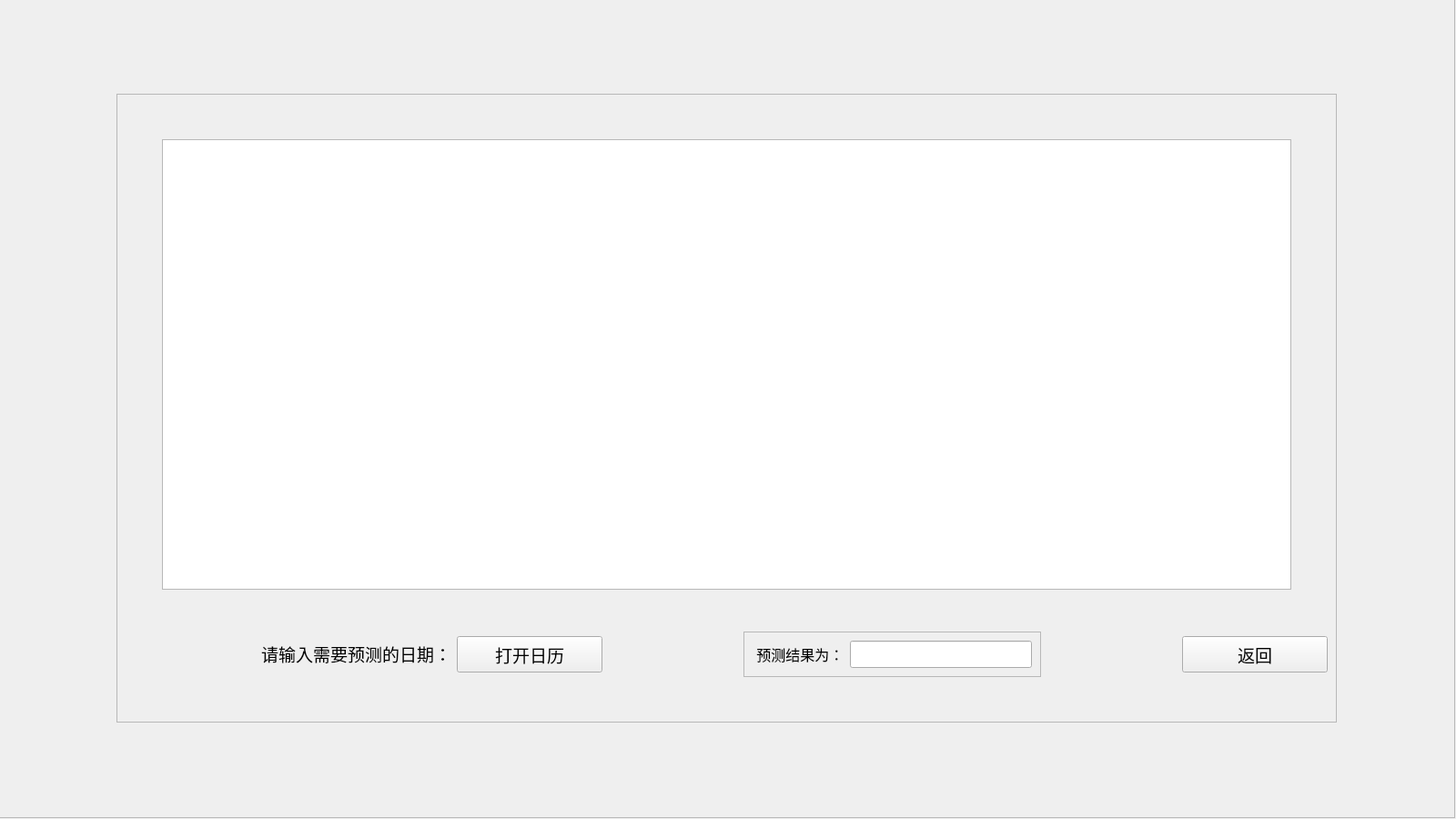
<?xml version="1.0" encoding="UTF-8"?>
<ui version="4.0">
 <class>Forecast</class>
 <widget class="QWidget" name="Forecast">
  <property name="geometry">
   <rect>
    <x>0</x>
    <y>0</y>
    <width>1600</width>
    <height>900</height>
   </rect>
  </property>
  <property name="sizePolicy">
   <sizepolicy hsizetype="Fixed" vsizetype="Fixed">
    <horstretch>0</horstretch>
    <verstretch>0</verstretch>
   </sizepolicy>
  </property>
  <property name="windowTitle">
   <string>Form</string>
  </property>
  <widget class="QFrame" name="frame_background">
   <property name="geometry">
    <rect>
     <x>-1</x>
     <y>-1</y>
     <width>1600</width>
     <height>900</height>
    </rect>
   </property>
   <property name="sizePolicy">
    <sizepolicy hsizetype="Fixed" vsizetype="Fixed">
     <horstretch>0</horstretch>
     <verstretch>0</verstretch>
    </sizepolicy>
   </property>
   <property name="minimumSize">
    <size>
     <width>1600</width>
     <height>900</height>
    </size>
   </property>
   <property name="maximumSize">
    <size>
     <width>1600</width>
     <height>900</height>
    </size>
   </property>
   <property name="frameShape">
    <enum>QFrame::StyledPanel</enum>
   </property>
   <property name="frameShadow">
    <enum>QFrame::Raised</enum>
   </property>
   <layout class="QGridLayout" name="gridLayout_3">
    <item row="0" column="0">
     <layout class="QVBoxLayout" name="verticalLayout_2">
      <item>
       <spacer name="verticalSpacer_5">
        <property name="orientation">
         <enum>Qt::Vertical</enum>
        </property>
        <property name="sizeType">
         <enum>QSizePolicy::Minimum</enum>
        </property>
        <property name="sizeHint" stdset="0">
         <size>
          <width>20</width>
          <height>40</height>
         </size>
        </property>
       </spacer>
      </item>
      <item>
       <layout class="QHBoxLayout" name="horizontalLayout_5">
        <item>
         <spacer name="horizontalSpacer_6">
          <property name="orientation">
           <enum>Qt::Horizontal</enum>
          </property>
          <property name="sizeType">
           <enum>QSizePolicy::Minimum</enum>
          </property>
          <property name="sizeHint" stdset="0">
           <size>
            <width>40</width>
            <height>20</height>
           </size>
          </property>
         </spacer>
        </item>
        <item>
         <widget class="QFrame" name="frame_login">
          <property name="sizePolicy">
           <sizepolicy hsizetype="Fixed" vsizetype="Fixed">
            <horstretch>0</horstretch>
            <verstretch>0</verstretch>
           </sizepolicy>
          </property>
          <property name="minimumSize">
           <size>
            <width>1341</width>
            <height>691</height>
           </size>
          </property>
          <property name="maximumSize">
           <size>
            <width>1341</width>
            <height>691</height>
           </size>
          </property>
          <property name="frameShape">
           <enum>QFrame::StyledPanel</enum>
          </property>
          <property name="frameShadow">
           <enum>QFrame::Raised</enum>
          </property>
          <layout class="QGridLayout" name="gridLayout_2">
           <item row="0" column="0">
            <layout class="QVBoxLayout" name="verticalLayout">
             <item>
              <spacer name="verticalSpacer">
               <property name="orientation">
                <enum>Qt::Vertical</enum>
               </property>
               <property name="sizeType">
                <enum>QSizePolicy::Minimum</enum>
               </property>
               <property name="sizeHint" stdset="0">
                <size>
                 <width>20</width>
                 <height>40</height>
                </size>
               </property>
              </spacer>
             </item>
             <item>
              <layout class="QHBoxLayout" name="horizontalLayout_3">
               <item>
                <spacer name="horizontalSpacer">
                 <property name="orientation">
                  <enum>Qt::Horizontal</enum>
                 </property>
                 <property name="sizeType">
                  <enum>QSizePolicy::Minimum</enum>
                 </property>
                 <property name="sizeHint" stdset="0">
                  <size>
                   <width>40</width>
                   <height>20</height>
                  </size>
                 </property>
                </spacer>
               </item>
               <item>
                <widget class="QChartView" name="forecast_chart"/>
               </item>
               <item>
                <spacer name="horizontalSpacer_2">
                 <property name="orientation">
                  <enum>Qt::Horizontal</enum>
                 </property>
                 <property name="sizeType">
                  <enum>QSizePolicy::Minimum</enum>
                 </property>
                 <property name="sizeHint" stdset="0">
                  <size>
                   <width>40</width>
                   <height>20</height>
                  </size>
                 </property>
                </spacer>
               </item>
              </layout>
             </item>
             <item>
              <spacer name="verticalSpacer_2">
               <property name="orientation">
                <enum>Qt::Vertical</enum>
               </property>
               <property name="sizeType">
                <enum>QSizePolicy::Minimum</enum>
               </property>
               <property name="sizeHint" stdset="0">
                <size>
                 <width>20</width>
                 <height>40</height>
                </size>
               </property>
              </spacer>
             </item>
             <item>
              <layout class="QHBoxLayout" name="horizontalLayout_4">
               <item>
                <spacer name="horizontalSpacer_4">
                 <property name="orientation">
                  <enum>Qt::Horizontal</enum>
                 </property>
                 <property name="sizeHint" stdset="0">
                  <size>
                   <width>40</width>
                   <height>20</height>
                  </size>
                 </property>
                </spacer>
               </item>
               <item>
                <layout class="QHBoxLayout" name="horizontalLayout">
                 <item>
                  <widget class="QLabel" name="label">
                   <property name="text">
                    <string>&lt;html&gt;&lt;head/&gt;&lt;body&gt;&lt;p align=&quot;center&quot;&gt;&lt;span style=&quot; font-size:14pt;&quot;&gt;请输入需要预测的日期：&lt;/span&gt;&lt;/p&gt;&lt;/body&gt;&lt;/html&gt;</string>
                   </property>
                  </widget>
                 </item>
                 <item>
                  <widget class="QPushButton" name="forecastButton">
                   <property name="sizePolicy">
                    <sizepolicy hsizetype="Fixed" vsizetype="Fixed">
                     <horstretch>0</horstretch>
                     <verstretch>0</verstretch>
                    </sizepolicy>
                   </property>
                   <property name="minimumSize">
                    <size>
                     <width>160</width>
                     <height>40</height>
                    </size>
                   </property>
                   <property name="font">
                    <font>
                     <pointsize>14</pointsize>
                    </font>
                   </property>
                   <property name="text">
                    <string>打开日历</string>
                   </property>
                  </widget>
                 </item>
                </layout>
               </item>
               <item>
                <spacer name="horizontalSpacer_3">
                 <property name="orientation">
                  <enum>Qt::Horizontal</enum>
                 </property>
                 <property name="sizeHint" stdset="0">
                  <size>
                   <width>40</width>
                   <height>20</height>
                  </size>
                 </property>
                </spacer>
               </item>
               <item>
                <widget class="QFrame" name="frame_user_name">
                 <property name="frameShape">
                  <enum>QFrame::StyledPanel</enum>
                 </property>
                 <property name="frameShadow">
                  <enum>QFrame::Raised</enum>
                 </property>
                 <layout class="QGridLayout" name="gridLayout">
                  <item row="0" column="0">
                   <layout class="QHBoxLayout" name="horizontalLayout_2">
                    <item>
                     <widget class="QLabel" name="label_2">
                      <property name="font">
                       <font>
                        <pointsize>12</pointsize>
                       </font>
                      </property>
                      <property name="text">
                       <string> 预测结果为：</string>
                      </property>
                     </widget>
                    </item>
                    <item>
                     <widget class="QLineEdit" name="resultlineEdit">
                      <property name="minimumSize">
                       <size>
                        <width>200</width>
                        <height>30</height>
                       </size>
                      </property>
                      <property name="font">
                       <font>
                        <pointsize>14</pointsize>
                       </font>
                      </property>
                     </widget>
                    </item>
                   </layout>
                  </item>
                 </layout>
                </widget>
               </item>
               <item>
                <spacer name="horizontalSpacer_5">
                 <property name="orientation">
                  <enum>Qt::Horizontal</enum>
                 </property>
                 <property name="sizeHint" stdset="0">
                  <size>
                   <width>40</width>
                   <height>20</height>
                  </size>
                 </property>
                </spacer>
               </item>
               <item>
                <widget class="QPushButton" name="pushButton">
                 <property name="minimumSize">
                  <size>
                   <width>160</width>
                   <height>40</height>
                  </size>
                 </property>
                 <property name="maximumSize">
                  <size>
                   <width>160</width>
                   <height>40</height>
                  </size>
                 </property>
                 <property name="font">
                  <font>
                   <pointsize>14</pointsize>
                  </font>
                 </property>
                 <property name="text">
                  <string>返回</string>
                 </property>
                </widget>
               </item>
              </layout>
             </item>
             <item>
              <spacer name="verticalSpacer_3">
               <property name="orientation">
                <enum>Qt::Vertical</enum>
               </property>
               <property name="sizeType">
                <enum>QSizePolicy::Minimum</enum>
               </property>
               <property name="sizeHint" stdset="0">
                <size>
                 <width>20</width>
                 <height>40</height>
                </size>
               </property>
              </spacer>
             </item>
            </layout>
           </item>
          </layout>
         </widget>
        </item>
        <item>
         <spacer name="horizontalSpacer_7">
          <property name="orientation">
           <enum>Qt::Horizontal</enum>
          </property>
          <property name="sizeType">
           <enum>QSizePolicy::Minimum</enum>
          </property>
          <property name="sizeHint" stdset="0">
           <size>
            <width>40</width>
            <height>20</height>
           </size>
          </property>
         </spacer>
        </item>
       </layout>
      </item>
      <item>
       <spacer name="verticalSpacer_4">
        <property name="orientation">
         <enum>Qt::Vertical</enum>
        </property>
        <property name="sizeType">
         <enum>QSizePolicy::Minimum</enum>
        </property>
        <property name="sizeHint" stdset="0">
         <size>
          <width>20</width>
          <height>40</height>
         </size>
        </property>
       </spacer>
      </item>
     </layout>
    </item>
   </layout>
  </widget>
 </widget>
 <customwidgets>
  <customwidget>
   <class>QChartView</class>
   <extends>QGraphicsView</extends>
   <header>qchartview.h</header>
  </customwidget>
 </customwidgets>
 <resources/>
 <connections/>
</ui>
